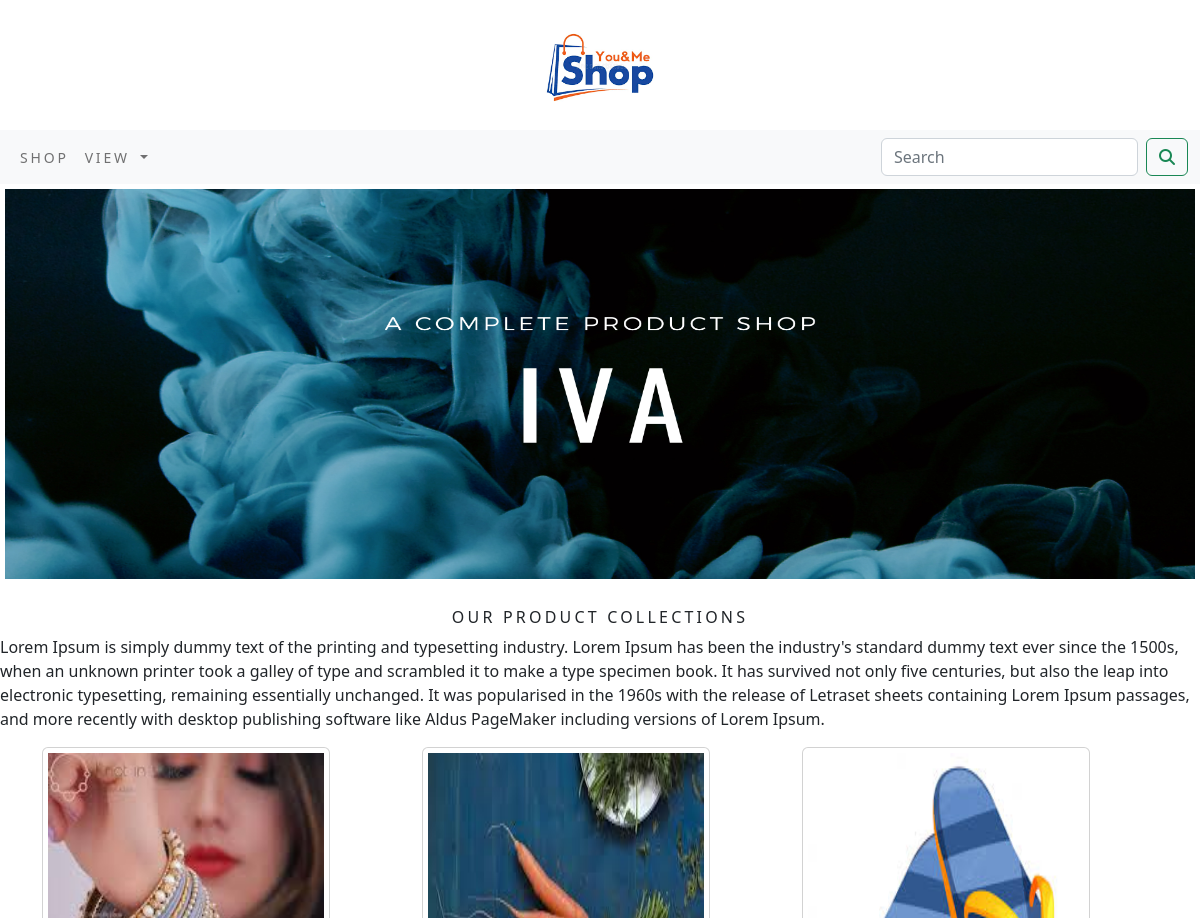
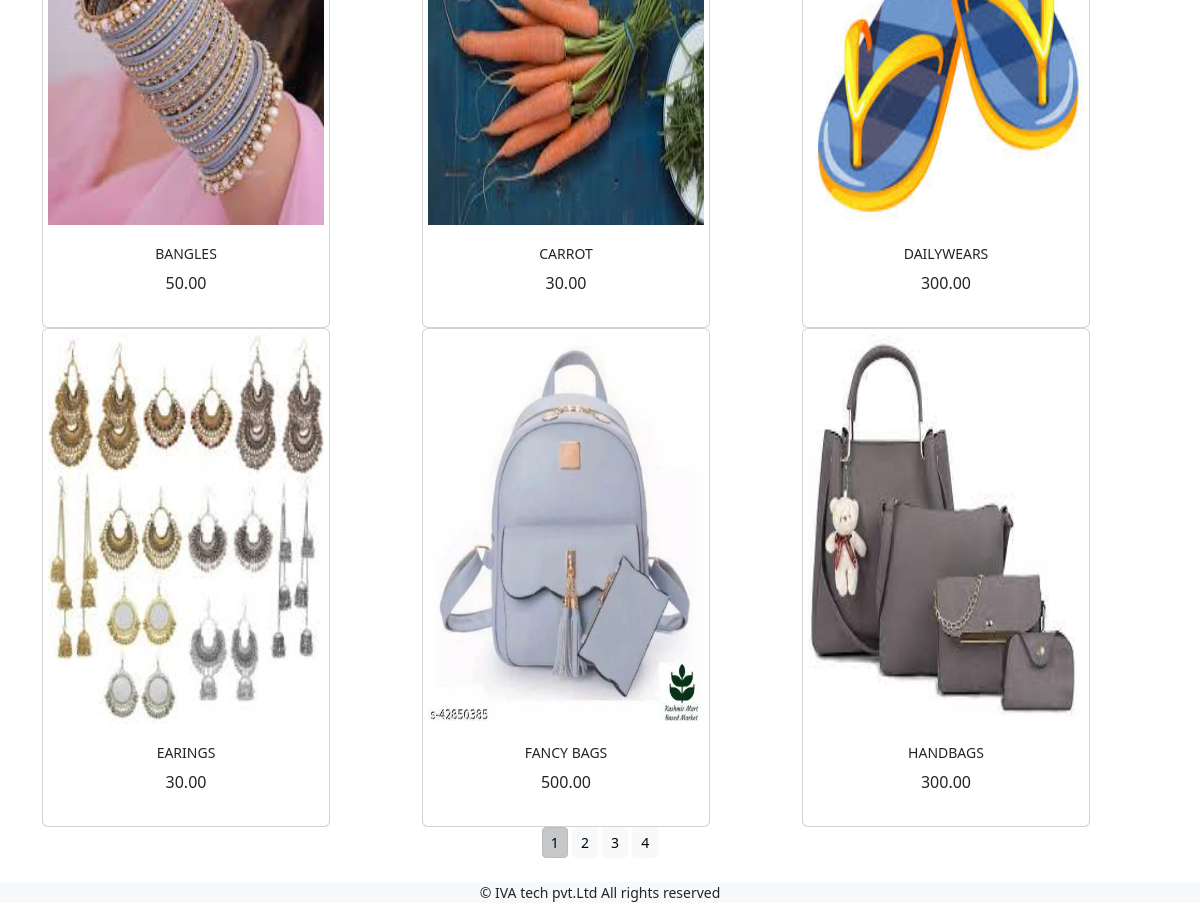
The app's page /shop/ with its own data (2 pictures, top to bottom).
### shop/models.py (models this page shows, shortened)
class Product(models.Model):
    name = models.CharField(max_length=250,unique=True)
    slug = models.SlugField(max_length=250, unique=True)
    description = models.TextField(blank=True)
    price=models.DecimalField(max_digits=10,decimal_places=2)
    category=models.ForeignKey(Category,on_delete=models.CASCADE)
    image = models.ImageField(upload_to='product', blank=True)
    stock=models.IntegerField()
    available=models.BooleanField(default=True)
    created=models.DateTimeField(auto_now_add=True)
    updated=models.DateTimeField(auto_now=True)
    def get_url(self):
        return reverse('shop:prodCatdetail',args=[self.category.slug,self.slug])
    class Meta:
        ordering=('name',)
        verbose_name='product'
        verbose_name_plural='products'

### shop/views.py (the view)
# urls.py: path('',views.allProductCat,name='allProductCat'),
def allProductCat(request,c_slug=None):
    c_page=None
    products_list=None
    if c_slug!=None:
        c_page=get_object_or_404(Category,slug=c_slug)
        products_list=Product.objects.all().filter(category=c_page,available=True)
    else:
        products_list=Product.objects.all().filter(available=True)
    paginator=Paginator(products_list,6)
    try:
        page=int(request.GET.get('page',1))
    except:
        page=1
    try:
        products=paginator.page(page)
    except (EmptyPage,InvalidPage):
        products=paginator.page(paginator.num_pages)
    return render(request,'category.html',{'category':c_page,'products':products})

### cart_app/context_processors.py (called while the page is built)
def counter(request):
    item_count=0
    if 'admin' in request.path:
        return {}
    else:
        try:
            cart=Cart.objects.filter(cart_id=_cart_id(request))
            car_items=CartItem.objects.all().filter(cart=cart[:1])
            for cart_item in car_items:
                item_count+=cart_item.quantity
        except Cart.DoesNotExist:
            item_count = 0
    return dict(item_count=item_count)

### cart_app/views.py (called while the page is built)
def _cart_id(request):
   cart=request.session.session_key
   if not cart:
      cart=request.session.create()
   return cart

### shop/context_processors.py (called while the page is built)
def menu_links(request):
    links=Category.objects.all()
    return dict(links=links)

### shop/models.py (called while the page is built)
    def get_url(self):
        return reverse('shop:products_by_category',args=[self.slug,])

### templates/category.html (shortened to what this page needs)
{% extends 'base.html' %}
{% load static %}
{% block content %}
<div class="mx_auto">
    {% if category %}
    <img class="my_image" src="{{category.image.url}}" alt="{{category.name}}">
</div>
    <br>
<div>
    <h1 class="text-center my_title">{{category.name}}</h1>
    <p class="text-justify">{{category.description}}</p>
</div>
     {% else %}
<div>
        <img class=" my_image_padding" src="{% static 'img/banner.png' %}" height="400px" width="100%" alt="our products">
</div>
<br>
<div>
    <h1 class="text-center my_title">Our product collections</h1>
    <p class="text-justify">Lorem Ipsum is simply dummy text of the printing and typesetting industry. Lorem Ipsum has been the industry's standard dummy text ever since the 1500s, when an unknown printer took a galley of type and scrambled it to make a type specimen book. It has survived not only five centuries, but also the leap into electronic typesetting, remaining essentially unchanged. It was popularised in the 1960s with the release of Letraset sheets containing Lorem Ipsum passages, and more recently with desktop publishing software like Aldus PageMaker including versions of Lorem Ipsum.</p>
</div>
    {% endif %}
<div class="container">
    <div class="row mx_auto">
        {% for product in products.object_list %}
        <div class="my_bootom_margin col-9 col-sm-12 col-md-4 xol-lg-4" >
            <div class="card text-center" style="width:18rem;">
                <a href="{{product.get_url}}"><img class="card-img-top my_image my_image_padding" height="350px" width="400px" src="{{product.image.url}}" alt="{{product.name}}"></a>
           <div class="card-body">
               <h4>{{product.name}}</h4>
               <p>{{product.price}}</p>
           </div>
            </div>
        </div>
        {% endfor %}
    </div>
    <div class="mx_auto">
        {% if products.paginator.num_pages > 1 %}
        <div class="text-center">
            {% for pg in products.paginator.page_range %}
            <a href="?page={{pg}}" class="btn btn-light btn-sm {% if products.number == pg %} active {% endif %}">{{pg}}</a>
           {% endfor %}
        </div>
           {% endif %}
    </div>
    <br>
</div>
{% endblock %}

### templates/base.html (shortened to what this page needs)
{% load static %}
<!DOCTYPE html>
<html lang="en">
<head>
    <link rel="stylesheet" href="{%static 'css/custom.css' %}">
    <link href="{% static 'css/bootstrap.min.css' %}" rel="stylesheet" >
</head>
<body>
<div>
{% include 'header.html' %}
{% include 'navbar.html' %}
{% block content %}
{% endblock  %}
    </div>
{% include 'footer.html' %}
</body>
</html>

### templates/header.html
{% load static %}
<header>
    <center>
        <a href="{% url 'shop:allProductCat' %}" ><img src="{% static 'img/logo1.png' %}" alt="logimage" width="130px" height="130px"></a>
    </center>
</header>

### templates/navbar.html (shortened to what this page needs)
<nav class="navbar navbar-expand-lg bg-light">
  <div class="container-fluid">
    <div class="collapse navbar-collapse" id="navbarSupportedContent">
      <ul class="navbar-nav me-auto mb-2 mb-lg-0">
        <li class="nav-item">
          <a class="nav-link" href="">shop</a>
        </li>
        <li class="nav-item dropdown {% if 'shop' in request.path %} active {% endif %}">
          <a class="nav-link dropdown-toggle" href="" role="button" data-bs-toggle="dropdown" aria-expanded="false">
            view
          </a>
        </li>
      </ul>
      <form class="d-flex" action="{% url 'search_app:SearchResult' %}" method="get">
        <input class="form-control me-2" type="search" placeholder="Search" name="q" aria-label="Search">
        <button class="btn btn-outline-success" type="submit"><i class="fa fa-search"></i></button>
      </form>
    </div>
  </div>
</nav>

### templates/footer.html
<div class="footer navbar-fixed-bottom my_footer">
  <p class="text-center">&copy; IVA tech pvt.Ltd All rights reserved</p>
</div>

### static/css/custom.css (style rules this page uses)
.nav-item { letter-spacing : .2em; font-size : 14px; text-transform : uppercase; }
.my_footer { background-color:#f8f9fa; height:100%; width:100%; position:relative; bottom:0; }
.my_footer p { font-size:14px; }
.my_image { width:700px; height:400px; }
.my_title { font-size:16px; text-transform:uppercase; letter-spacing: .2em; }
.my_image_padding { padding:5px; }
.card-body h4 { font-size:14px; text-transform:uppercase; lett-spacing:.2em; }

### records on screen
Product: image (picture), name "BANGLES", price "50.00"
Product: image (picture), name "CARROT", price "30.00"
Product: image (picture), name "DAILYWEARS", price "300.00"
Product: image (picture), name "EARINGS", price "30.00"
Product: image (picture), name "FANCY BAGS", price "500.00"
Product: image (picture), name "HANDBAGS", price "300.00"

### other values on screen
{{ pg }} "1" "2" "3" "4"
